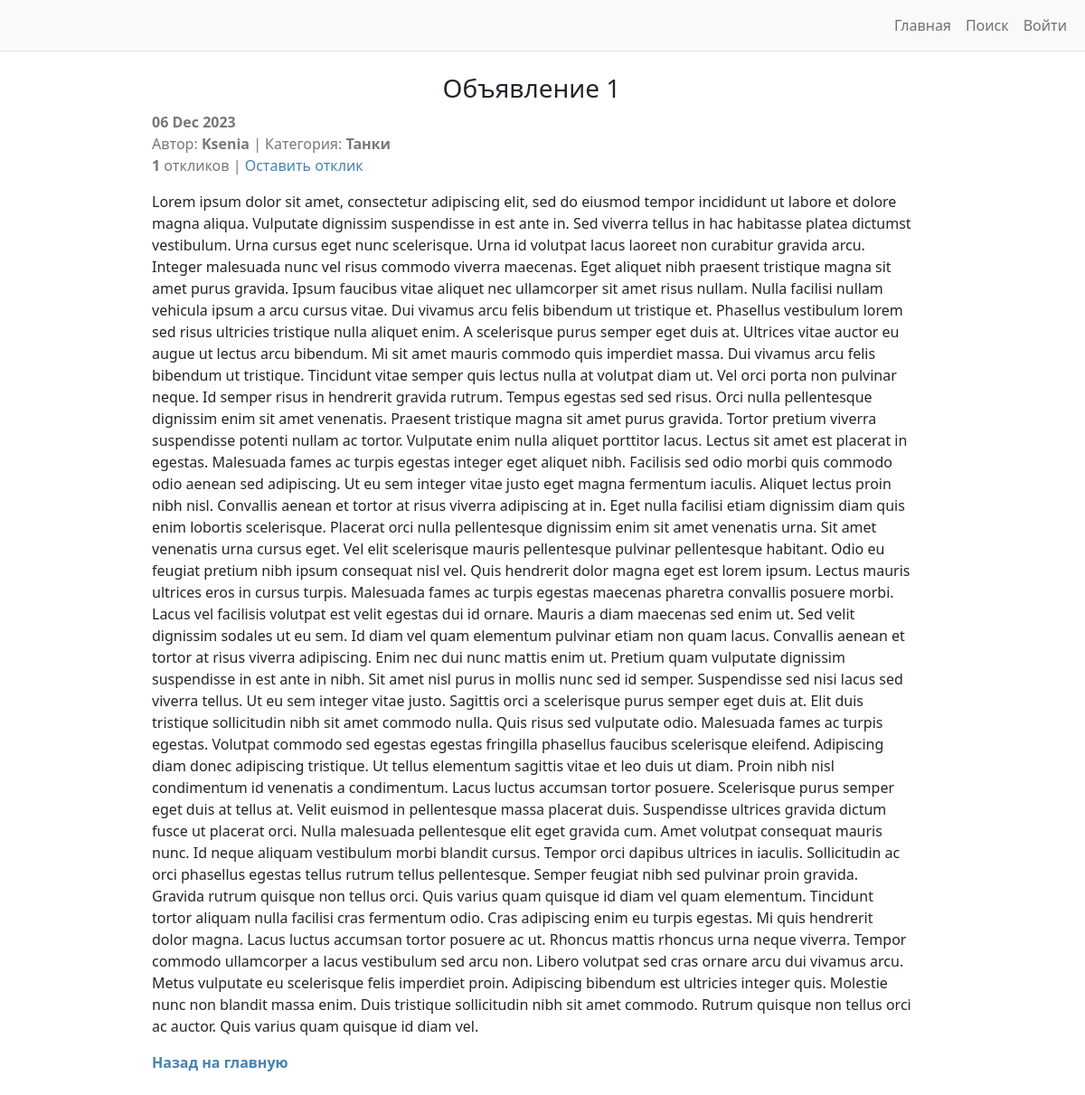
/1/, run on the app's committed database.
### advertisments/models.py (models this page shows, shortened)
class Ad(models.Model):
    pub_date = models.DateTimeField(
        auto_now_add=True
    )
    author = models.ForeignKey(
        to=User,
        on_delete=models.CASCADE,
    )
    title = models.CharField(
        max_length=255,
        help_text='До 255 символов',
    )
    category = models.CharField(
        max_length=18,
        choices=CATEGORIES,
        default=None,
    )
    content = RichTextUploadingField(
        blank=True
    )
    class Meta:
        ordering = ['pub_date']
        verbose_name = 'Объявление'
        verbose_name_plural = 'Объявления'

### advertisments/views.py (the view)
# urls.py: path('<int:pk>/', AdsDetailView.as_view(), name='ads_detail'),
class AdsDetailView(DetailView):
    model = Ad
    context_object_name = 'ad'
    template_name = 'ads_detail.html'
    def get_context_data(self, **kwargs):
        context = super().get_context_data(**kwargs)
        current_ad = context.get('ad')
        context['replies_to_this_ad'] = current_ad.replies_to_ad.count()
        return context

### advertisments/templates/ads_detail.html (shortened to what this page needs)
{% extends 'base.html' %}
{% block content %}
<div class="container-fluid" id="centerLayer">
    <h3 class="mt-4" align="center">{{ ad.title }}</h3>
    <p style="color:rgb(120, 120, 120)">
        <b>
            {{ ad.pub_date|date:'d M Y' }}
        </b>
        <br />
        Автор: <b>{{ ad.author }}</b> | Категория: <b>{{ ad.category }}</b>
        <br>
        <b>{{ replies_to_this_ad }}</b> откликов
        {% if ad.author != request.user %}
        |
        <a href="{% url 'reply_create' ad.id %}" style="color: #4682B4">
            Оставить отклик
        </a>
        {% endif %}
    </p>
    <p>
        {{ ad.content|striptags }}
    </p>
    <a href="{% url 'ads_list' %}" style="color: #4682B4">
        <b>Назад на главную</b>
    </a>
</div>
<br>
{% endblock content %}

### templates/base.html (style rules this page uses)
#centerLayer { margin-left: 13%; width: 72%; }
a { text-decoration: none }

### data on the page
Ad: title "Объявление 1", pub_date "06 Dec 2023", author "Ksenia", category "Танки", content "Lorem ipsum dolor sit amet, consectetur adipiscing elit, sed do eiusmod tempor incididunt ut labore et dolore magna aliqua. Vulputate dignissim suspendisse in est ante in. Sed viverra tellus in hac habitasse platea dictumst vestibulum. Urna cursus eget nunc scelerisque. Urna id volutpat lacus laoreet non curabitur gravida arcu. Integer malesuada nunc vel risus commodo viverra maecenas. Eget aliquet nibh praesent tristique magna sit amet purus gravida. Ipsum faucibus vitae aliquet nec ullamcorper sit amet risus nullam. Nulla facilisi nullam vehicula ipsum a arcu cursus vitae. Dui vivamus arcu felis bibendum ut tristique et. Phasellus vestibulum lorem sed risus ultricies tristique nulla…"

### other printed values
{{ replies_to_this_ad }} "1"
